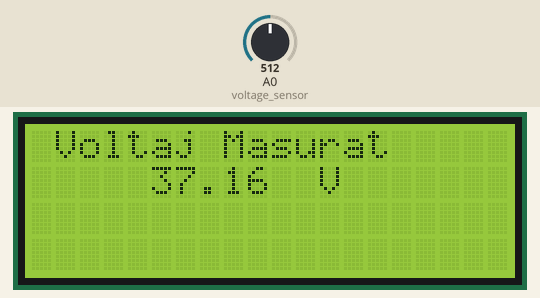
Bench run of a sketch on a simulated ATtiny85, built with avr-gcc and run on an emulated ATtiny85. Shown: 20×4 character LCD. The inputs (shaded band) are chosen by the test bench; at power-on: A0 (voltage_sensor) = 512.

Above: at 1.2 s.
1.3 s: A0 (voltage_sensor) set to 716
At 2.2 s:
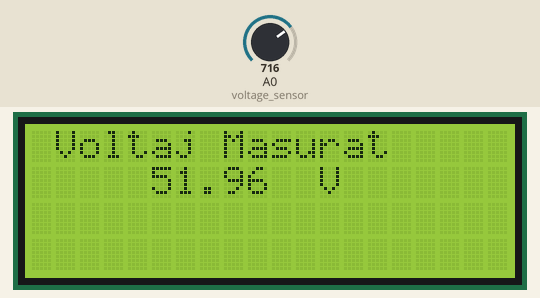
3.1 s: A0 (voltage_sensor) set to 900
At 4.3 s:
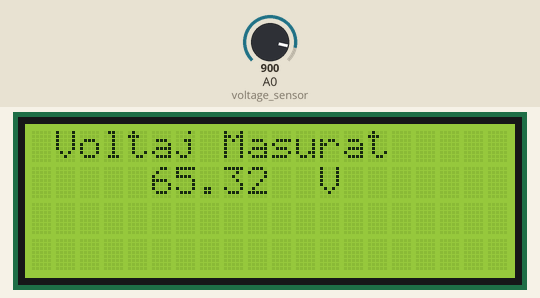
4.6 s: A0 (voltage_sensor) set to 1023
At 5.1 s:
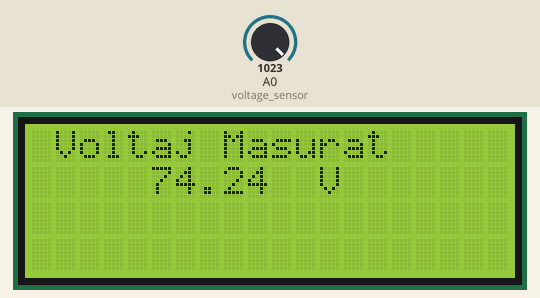
Timing chart, 0 to 7.6 s (numbered marks = the images above; inputs shaded):
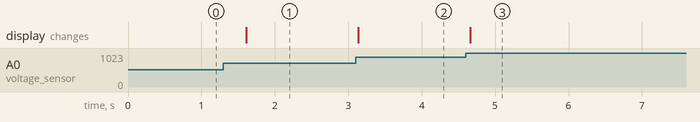

The sketch:

Voltmetru_Precis_Arduino_Uno.ino
```cpp
//Senzor Voltaj Arduino Nano si Uno
//
//pentru citirea voltajului intre 0 si 80V
//
//Code created by Popescu Lary, sigmanortec.ro

//www.sigmanortec.ro


#include <Wire.h>
#include <LiquidCrystal_I2C.h>

LiquidCrystal_I2C lcd(0x3F,20,4);  // set the LCD address to 0x27 for a 16 chars and 2 line display


int voltage_sensor = A0;
float analogvalue = 0;
//float volt = 0.0;
//float voltcorrected = 0.0;
float temp=0.0;
float voltaj = 0.0;
float voltajcorectat = 0.0;

float vin=0.0;

float r1=29600.0;    //r1 value
float r2=5700.0;      //r2 value
//float r3=10000.0;     //r3 value


void setup(){

   //analogReference (INTERNAL); //set the analog reference to internal
   analogReference (DEFAULT);

  lcd.init();                      // initialize the lcd
  lcd.backlight();
  lcd.setCursor(1,0);
  lcd.print("Voltaj Masurat");

}

void loop(){


   // read the value at analog input

      analogvalue = analogRead(voltage_sensor); //read analog value
       temp = (analogvalue * 5) / 1024;   /// read normal arduino value
       vin = temp / (r2/(r1+r2)); //calculate voltage read with 0-25v sensor
       voltaj = vin * 3;
       voltajcorectat = voltaj - ((voltaj * 20) / 100);

       //correcting the voltage

//      float supply = readVcc()/1000;
//      float valcorrected = (supply / 5 * vin);

//      //showing voltage after resistor divider
//      volt = valcorrected * 3;  //transform arduino value to match resistors divider
//      voltcorrected = volt + ((volt * 20)/100);
//


    lcd.setCursor (5, 1);
    lcd.print (voltajcorectat, 2); //show value, with 2 decimals
     lcd.setCursor (12, 1);
    lcd.print ("V");

    delay (500);
}

//     long readVcc() {
//  long result;
//  // Read 1.1V reference against AVcc
//#if defined(__AVR_ATmega32U4__) || defined(__AVR_ATmega1280__) || defined(__AVR_ATmega2560__)
//  ADMUX = _BV(REFS0) | _BV(MUX4) | _BV(MUX3) | _BV(MUX2) | _BV(MUX1);
//#elif defined (__AVR_ATtiny24__) || defined(__AVR_ATtiny44__) || defined(__AVR_ATtiny84__)
//  ADMUX = _BV(MUX5) | _BV(MUX0);
//#elif defined (__AVR_ATtiny25__) || defined(__AVR_ATtiny45__) || defined(__AVR_ATtiny85__)
//  ADMUX = _BV(MUX3) | _BV(MUX2);
//#else
//  ADMUX = _BV(REFS0) | _BV(MUX3) | _BV(MUX2) | _BV(MUX1);
//#endif
//  delay(2); // Wait for Vref to settle
//  ADCSRA |= _BV(ADSC); // Convert
//  while (bit_is_set(ADCSRA, ADSC));
//  result = ADCL;
//  result |= ADCH << 8;
//  result = 1205186L / result; // Calculate Vcc (in mV); 1126400 = 1.1*1024*1000
//  return result;
//      }
```

Measured:
- after the input at 1.3 s, the display: changes after 0.31 s (image 1)
- after the input at 3.1 s, the display: changes at once (image 2)
- after the input at 4.6 s, the display: changes after 0.06 s (image 3)
